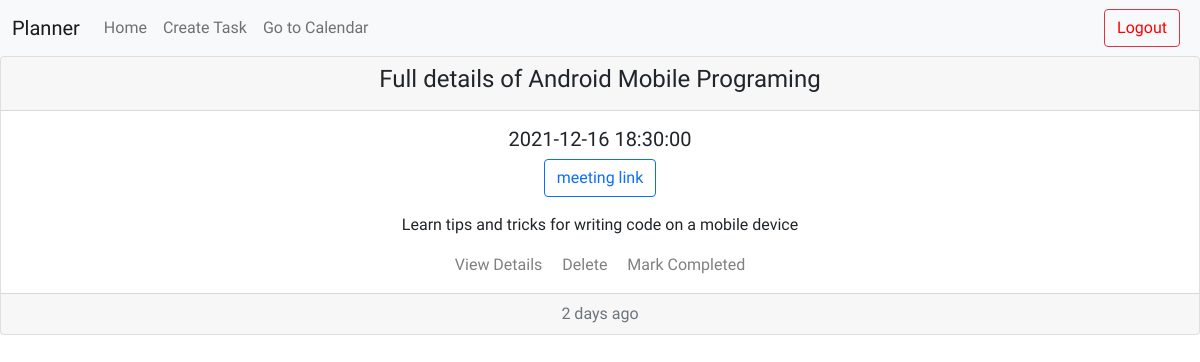
/fullview/8 (signed in), run on the app's committed database.
### DBHandler/models.py (models this page shows, shortened)
class Task(db.Model):
    id = db.Column(db.Integer, primary_key=True)
    title = db.Column(db.String(150))
    timestamp = db.Column(db.DateTime, index=True, default=datetime.utcnow)
    user_id = db.Column(db.Integer, db.ForeignKey('user.id'))
    task_type = db.Column(db.String(5))
    online = db.relationship('Online_meetings',backref = 'parent1', lazy = 'dynamic')
    deadline = db.relationship('Deadlines',backref = 'parent2', lazy = 'dynamic')
    travel = db.relationship('Travel',backref = 'parent3', lazy = 'dynamic')
    birthday = db.relationship('Birthday',backref = 'parent4', lazy = 'dynamic')
    general = db.relationship('General',backref = 'parent5', lazy = 'dynamic')
    movie = db.relationship('Movie',backref = 'parent6', lazy = 'dynamic')

class Online_meetings(db.Model):
    id = db.Column(db.Integer, primary_key=True)
    link = db.Column(db.String(300))
    desc = db.Column(db.String(100))
    taskid = db.Column(db.Integer,db.ForeignKey('task.id'))

### Backend/routes.py (the view, shortened to what this page needs)
@app.route('/fullview/<task_id>')
@login_required
def fullview(task_id):
    task = Task.query.filter_by(id=task_id).first()
    task_type = task.task_type
    task_id = task.id
    if task_type == 'onlme':
        print(task_id)
        t1 = Online_meetings.query.filter_by(taskid=task_id).first()
        return render_template('fullview.html', task=task, t1=t1)

### DBHandler/models.py (called while the page is built)
@login.user_loader
def load_user(id):
    return User.query.get(int(id))

### Backend/templates/fullview.html (shortened to what this page needs)
{% extends "base.html" %}
{% block content %}
    <table>
        {% if t1 %}
        <div class="card text-center">
            <div class="card-header">
              <h4>Full details of {{ task.title }}</h4>
            </div>
            <div class="card-body">
              <h5 class="card-title">{{ task.timestamp }}</h5>
              <p><a href="{{ t1.link }}" class="card-text btn btn-outline-primary">meeting link</a></p>
              <p class="card-text">{{ t1.desc }}</p>
              <a href="{{ url_for('fullview', task_id=task.id) }}" class="card-link">View Details</a>
              <a href="{{ url_for('delete_task', id=task.id) }}" class="card-link">Delete</a>
              <a href="{{ url_for('delete_task', id=task.id) }}" class="card-link">Mark Completed</a>
            </div>
            <div class="card-footer text-muted">
              2 days ago
            </div>
          </div>
        {% endif %}
    </table>
{% endblock %}

### Backend/templates/base.html (style rules this page uses)
body { text-align:center; font-family: 'Comfortaa', cursive; }
a { text-decoration:none; color:grey; }

### data on the page
Task: title "Android Mobile Programing", timestamp "2021-12-16 18:30:00"
Online_meetings: desc "Learn tips and tricks for writing code on a mobile device"
